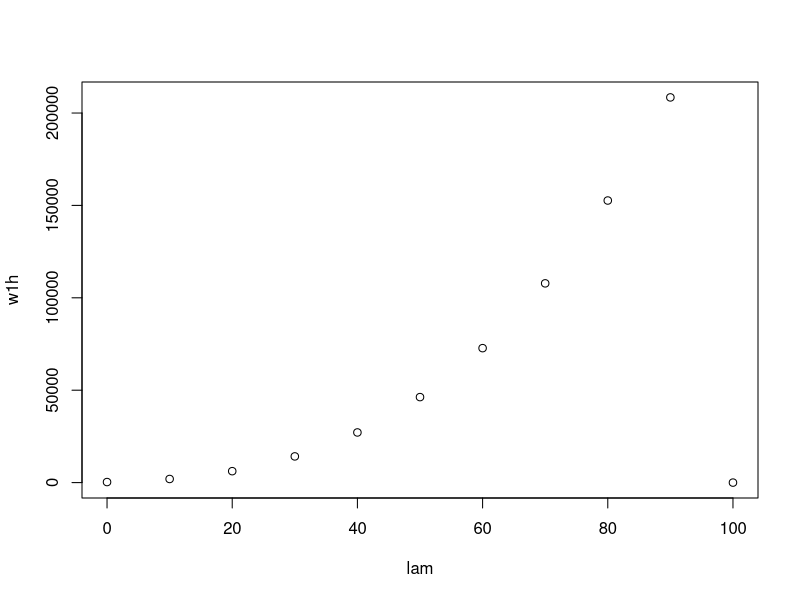
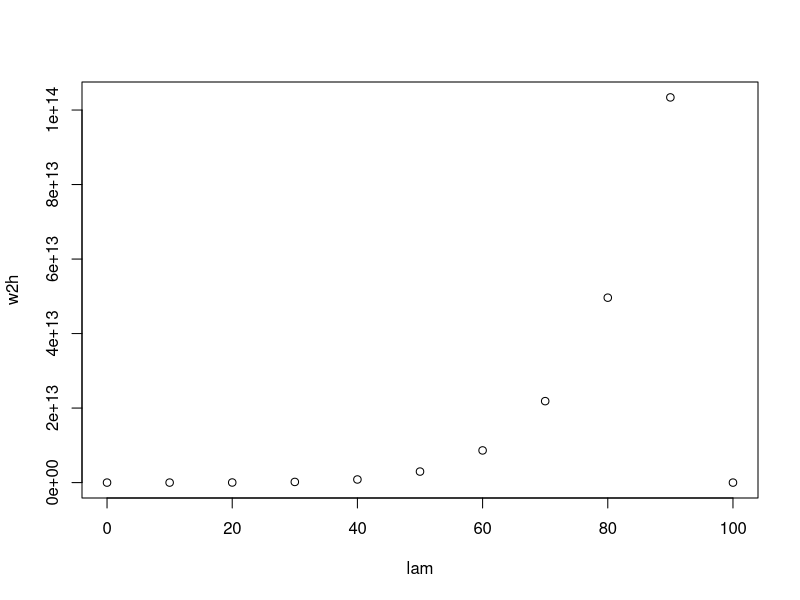

The R source for these figures, in order:
## ---- chunk 1
x <- rnorm(100, 0,1)
e <- rnorm(100,0,0.1)

ti <- 1 + 0.2*x -1*x^2 +e


wl1 <- function(lam1,l){
    w1l <- e%*%e+lam1*sqrt(sum(w1*w1))
    w1l
}

wl2 <- function(lam2,l){
   w2l <-  e%*%e+lam2*(sum(w2*w2))
   w2l
}

w1h <- rep(0,11)
w2h <- rep(0,11)
h=0
lam = c(0,10,20,30,40,50,60,70,80,90,100)
for( i in lam){
    w1 = 0.2
    w2 = 1
    for(k in 1: 3){
      w1 <- wl1(lam1 = i,l=k)
      w2 <- wl2(lam2 = i,l=k)
    }
    w1h[h] = w1
    w2h[h] = w2
    h=h+1
}

plot(lam,w1h)
plot(lam,w2h)
## ---- chunk 2
library("readxl")
train<-read_excel("training.xlsx",col_names = c("x1","x2","group"))
fit1 <- glm(group~ x1+x2,data=train)
summary(fit1)

fit2 <- glm(group~ x1+x2-1,data = train)
summary(fit2)
## ---- chunk 3
trdata1 <- predict(fit1, newdata = train, type = "response")
trdata2 <- predict(fit2, newdata = train, type = "response")
test<-read_excel("test.xlsx",col_names = c("x1","x2","group"))
testdata1 <- predict(fit1, newdata = test, type = "response" )
testdata2 <- predict(fit2, newdata = test, type = "response")
## training model 1
glm.pred1=rep(1,300)
glm.pred1[trdata1 >1.5]=2
table(glm.pred1,factor(train$group))
## training model 2
glm.pred2=rep(1,300)
glm.pred2[trdata2 >1.5]=2
table(glm.pred2,factor(train$group))
## test model 1
glm.test1 = rep(1,40)
glm.test1[testdata1 >1.5]=2
table(glm.test1,factor(test$group))
## test model 2
glm.test2=rep(1,40)
glm.test2[testdata2 >1.5]=2
table(glm.test2,factor(test$group))


